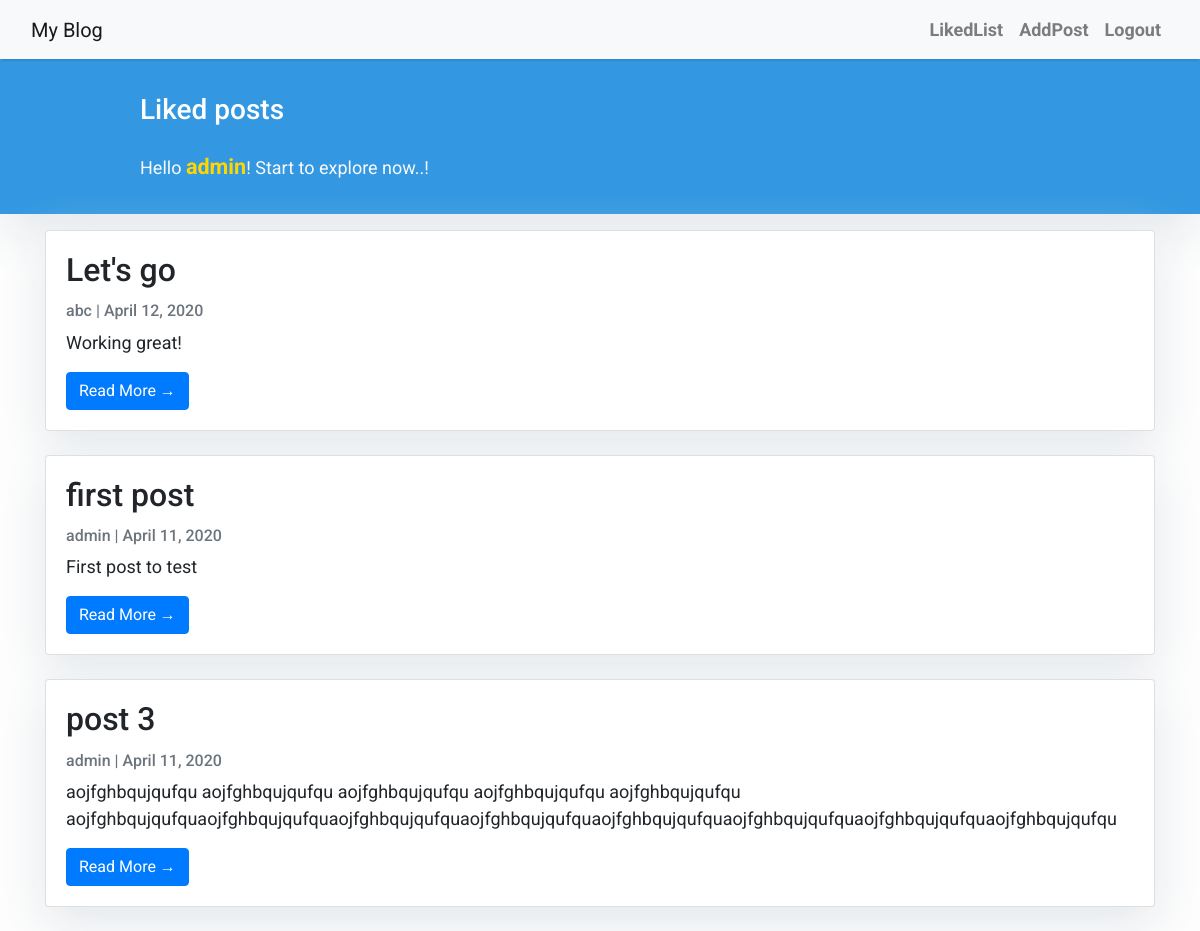
Page /liked (signed in) on the committed database.
### blog/models.py (models this page shows, shortened)
class Post(models.Model):
    title = models.CharField(max_length=200, unique=True)
    slug = models.SlugField(max_length=200, unique=True)
    author = models.ForeignKey(User, on_delete=models.CASCADE, related_name="blog_posts")
    content = models.TextField()
    created_on = models.DateField(auto_now_add=True)
    class Meta:
        ordering = ['-created_on',]

### blog/views.py (the view)
# urls.py: path('liked', views.liked_list, name='liked_list'),
def liked_list(request):
    if not request.user.is_authenticated:
        return HttpResponseNotFound('<h1>User not authenticated</h1>')
    template_name = 'liked_list.html'
    like_list = Like.objects.filter(user=request.user).order_by('created_on')
    post_list = [like.post for like in like_list]
    return render(
        request,
        template_name,
        {
            'post_list': post_list
        }
    )

### templates/liked_list.html (shortened to what this page needs)
{% extends "base.html" %}
{% block content %}
<header class="masthead">
    <div class="container">
        <div class="row">
            <div class=" col-md-8 col-md-10 mx-auto">
                <div class="site-heading">
                    <h3 class=" site-heading my-4 mt-3 text-white"> Liked posts</h3>
                    {% if user.is_authenticated %}
                    <p class="text-light">Hello <span style="color:gold; font-weight: bold; font-size: larger;">{{ user.username }}</span>! Start to explore now..! &nbsp</p>
                    {% else %}
                    <p class="text-light">Start to explore now..! &nbsp</p>
                    {% endif %}
                </div>
            </div>
        </div>
    </div>
</header>
<div class="container">
    <div class="row">
        <div class="col-md-12 mt-3 left">
            {% for post in post_list %}
            <div class="card mb-4">
                <div class="card-body">
                    <h2 class="card-title">{{ post.title }}</h2>
                    <p class="card-text text-muted h6">{{ post.author }} | {{ post.created_on}} </p>
                    <p class="card-text">{{post.content|slice:":200" }}</p>
                    <a href="{% url 'post_detail' post.slug  %}" class="btn btn-primary">Read More &rarr;</a>
                </div>
            </div>
            {% endfor %}
        </div>
    </div>
</div>
{%endblock%}

### templates/base.html (style rules this page uses)
body { font-family: "Roboto", sans-serif; font-size: 17px; background-color: #fdfdfd; }
.masthead { background: #3398E1; height: auto; padding-bottom: 15px; box-shadow: 0 16px 48px #E3E7EB; padding-top: 10px; }

### templates/liked_list.html (style rules this page uses)
body { font-family: "Roboto", sans-serif; font-size: 18px; background-color: #fdfdfd; }
.card { box-shadow: 0 16px 48px #E3E7EB; }

### rows in the picture
Post: title "Let's go", author "abc", created_on "April 12, 2020", content "Working great!"
Post: title "first post", author "admin", created_on "April 11, 2020", content "First post to test"
Post: title "post 3", author "admin", created_on "April 11, 2020", content "aojfghbqujqufqu aojfghbqujqufqu aojfghbqujqufqu aojfghbqujqufqu aojfghbqujqufqu aojfghbqujqufquaojfghbqujqufquaojfghbqujqufquaojfghbqujqufquaojfghbqujqufquaojfghbqujqufquaojfghbqujqufquaojfghbqujqufqu"

### other values in the picture
{{ user.username }} "admin"
